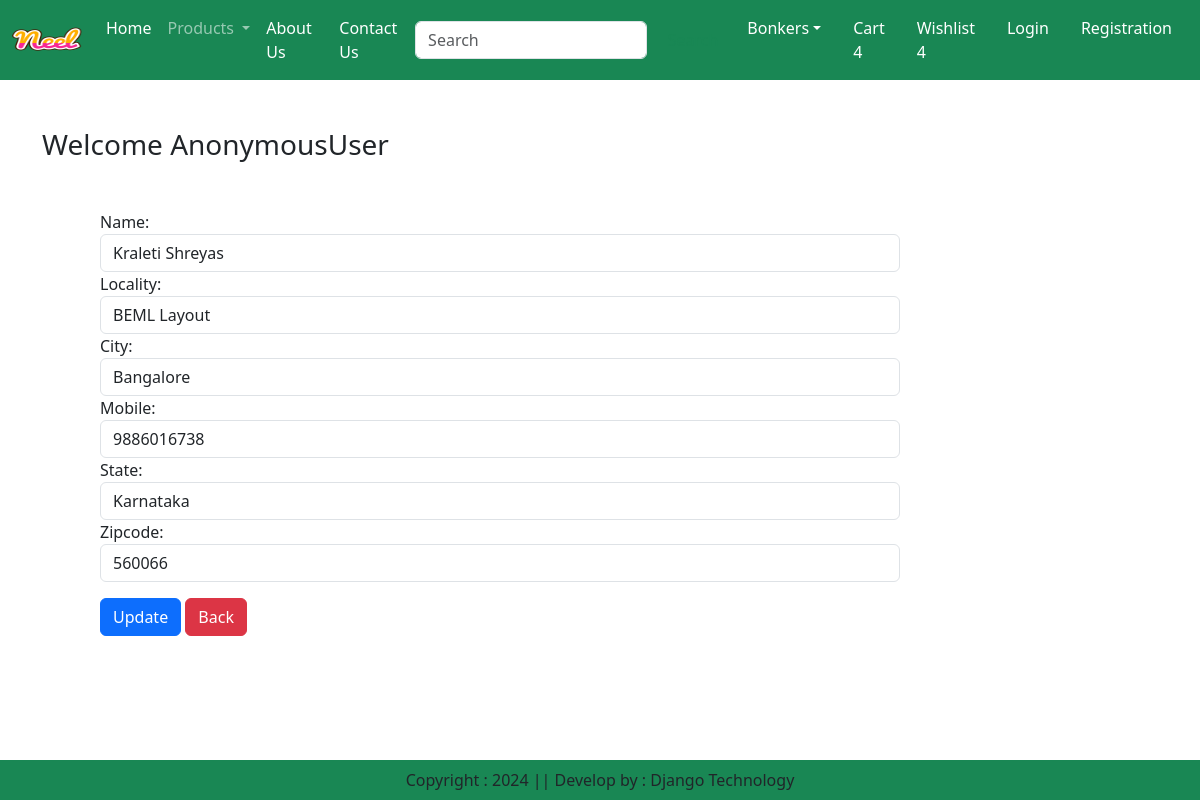
Screenshot of /updateAddress/1 with the database file from the repository.
### app/models.py (models this page shows, shortened)
class Customer(models.Model):
    user = models.ForeignKey(User,on_delete=models.CASCADE)
    name = models.CharField(max_length=200)
    locality = models.CharField(max_length=200)
    city = models.CharField(max_length=50)
    mobile = models.IntegerField(default=0)
    zipcode = models.IntegerField()
    state = models.CharField(choices=STATE_CHOICES,max_length=100)

### app/views.py (the view, shortened to what this page needs)
# urls.py: path("updateAddress/<int:pk>",views.UpdateAddress.as_view(),name="updateAddress"),
class UpdateAddress(View):
    def get(self,request,pk):
        add = Customer.objects.get(pk=pk)
        form = CustomProfileForm(instance=add)
        return render(request,'app/updateAddress.html',locals())

### app/forms.py
class CustomProfileForm(forms.ModelForm):
    class Meta:
        model = Customer
        fields = ['name', 'locality', 'city', 'mobile', 'state', 'zipcode']
        widgets = {
            'name': forms.TextInput(attrs={'class': 'form-control', 'placeholder': 'Enter your name'}),
            'locality': forms.TextInput(attrs={'class': 'form-control', 'placeholder': 'Enter your locality'}),
            'city': forms.TextInput(attrs={'class': 'form-control', 'placeholder': 'Enter your city'}),
            'mobile': forms.NumberInput(attrs={'class': 'form-control', 'placeholder': 'Enter your mobile number'}),
            'state': forms.Select(attrs={'class': 'form-control'}),  # Assuming state is a choice field
            'zipcode': forms.NumberInput(attrs={'class': 'form-control', 'placeholder': 'Enter your ZIP code'}),
        }

### app/templates/app/updateAddress.html (shortened to what this page needs)
{% extends 'app/base.html' %}
{% load static %}
{% block main-content %}
<div class="container my-5">
    <h3>Welcome <span class="text-capitalize">{{ request.user }}</span></h3>
</div>
<div class="col-sm-8 offset-sm-1">
    <form action="" method="post">
        {% for field in form %}
            <div class="form-group">
                {{ field.label_tag }}
                {{ field }}
            </div>
        {% endfor %}
        <div class="col-12 mt-3">
            <button type="submit" class="btn btn-primary">Update</button>
            <a href="{% url 'address' %}" class="btn btn-danger">Back</a>
        </div>
    </form>
</div>
{% endblock main-content %}

### rows the page displays
Customer: form "Kraleti Shreyas" "BEML Layout" "Bangalore" "9886016738" "Karnataka" "560066"

### other values shown
{{ request.user }} "AnonymousUser"
{{ field.label_tag }} "Name:" "Locality:" "City:" "Mobile:" "State:" "Zipcode:"
